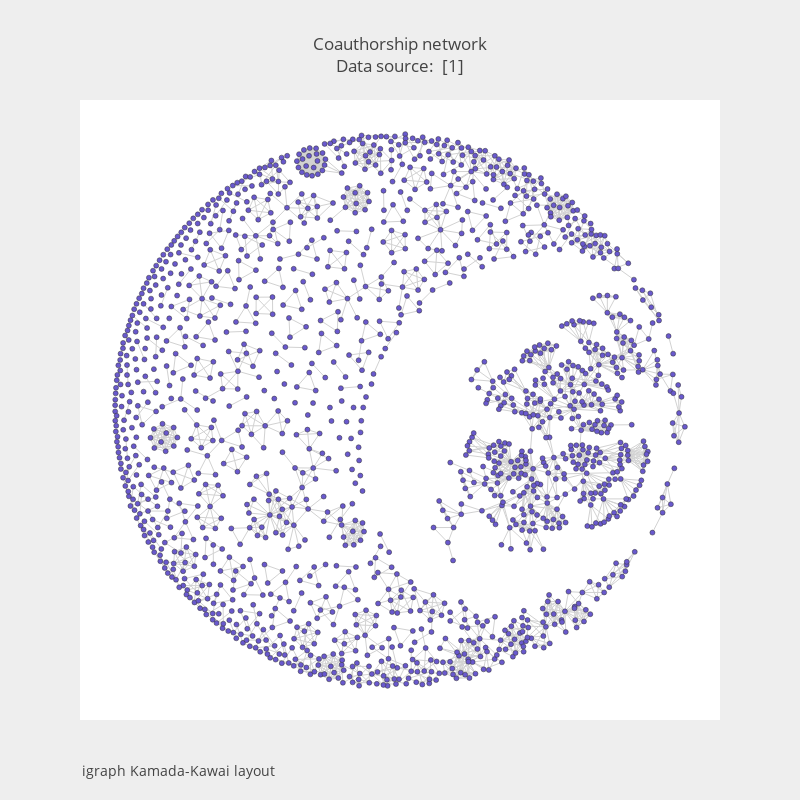

Notebook cell for this chart:
### Code cell
fig1 = go.Figure(data=[trace1, trace2], layout=layout)
iplot(fig1)

### Figure 1 — Plotly figure (JSON) as saved in the notebook; plotly's stock layout.template omitted (floating-point values rounded to 4 significant figures; data arrays with more than 128 entries replaced by an {"elided": "..."} marker saying what was removed)
{"data": [{"hoverinfo": "none", "line": {"color": "rgb(210,210,210)", "width": 1}, "mode": "lines", "type": "scatter", "x": {"elided": "8226 float values"}, "y": {"elided": "8226 float values"}}, {"hoverinfo": "text", "marker": {"color": "#6959CD", "line": {"color": "rgb(50,50,50)", "width": 0.5}, "size": 5}, "mode": "markers", "text": {"elided": "1589 str values"}, "type": "scatter", "x": {"elided": "1589 float values"}, "y": {"elided": "1589 float values"}}], "layout": {"annotations": [{"font": {"size": 14}, "showarrow": false, "text": "igraph Kamada-Kawai layout", "x": 0, "xanchor": "left", "xref": "paper", "y": -0.1, "yanchor": "bottom", "yref": "paper"}], "font": {"size": 12}, "height": 800, "hovermode": "closest", "paper_bgcolor": "#eeeeee", "showlegend": false, "title": {"text": "Coauthorship network<br>Data source: <a href='https://networkdata.ics.uci.edu/data.php?id=11'> [1]</a>", "x": 0.5}, "width": 800, "xaxis": {"visible": false}, "yaxis": {"visible": false}}}
